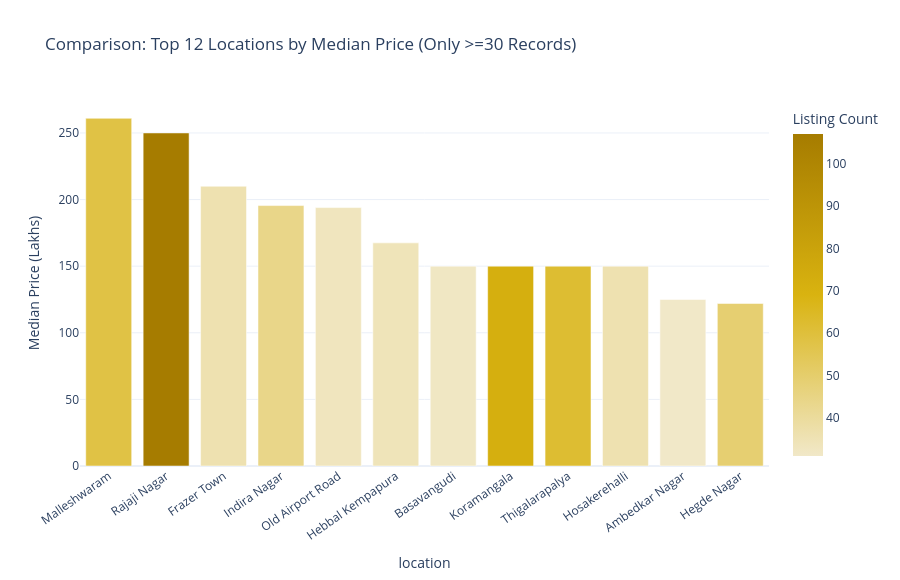

Notebook source saved alongside this figure:
### Markdown cell above
#### 2.4.2 Price and Locations

### Code cell
loc_cmp = eda_df.dropna(subset=['location', 'price']).copy()
loc_cmp = loc_cmp.groupby('location').agg(median_price=('price', 'median'), count=('price', 'size')).reset_index()
loc_cmp = loc_cmp[loc_cmp['count'] >= 30].sort_values('median_price', ascending=False).head(12)

fig = px.bar(
    loc_cmp,
    x='location',
    y='median_price',
    color='count',
    color_continuous_scale=['#F1E8C8', '#D9B310', '#A67C00'],
    title='Comparison: Top 12 Locations by Median Price (Only >=30 Records)',
    labels={'median_price': 'Median Price (Lakhs)', 'count': 'Listing Count'}
)
fig.update_layout(height=580, xaxis_tickangle=-35)
fig.show()

add_plot_interpretation(
    '- Restricting to locations with at least 30 records avoids unstable small-sample rankings.\n'
    '- The ranking reveals premium micro-markets and supports location-tier pricing strategy.\n'
    '- Combining median-price and listing-count helps balance profitability and market depth.'
)

### Figure 1 — Plotly figure (JSON) as saved in the notebook; plotly's stock layout.template omitted (floating-point values rounded to 4 significant figures)
{"data": [{"hovertemplate": "location=%{x}<br>Median Price (Lakhs)=%{y}<br>Listing Count=%{marker.color}<extra></extra>", "legendgroup": "", "marker": {"color": [58, 107, 36, 44, 33, 34, 32, 72, 62, 36, 31, 49], "coloraxis": "coloraxis", "pattern": {"shape": ""}}, "name": "", "orientation": "v", "showlegend": false, "textposition": "auto", "type": "bar", "x": ["Malleshwaram", "Rajaji Nagar", "Frazer Town", "Indira Nagar", "Old Airport Road", "Hebbal Kempapura", "Basavangudi", "Koramangala", "Thigalarapalya", "Hosakerehalli", "Ambedkar Nagar", "Hegde Nagar"], "xaxis": "x", "y": [261.0, 250.0, 210.0, 195.5, 194.0, 167.5, 150.0, 150.0, 150.0, 150.0, 125.0, 122.0], "yaxis": "y"}], "layout": {"barmode": "relative", "coloraxis": {"colorbar": {"title": {"text": "Listing Count"}}, "colorscale": [[0, "#F1E8C8"], [0.5, "#D9B310"], [1, "#A67C00"]]}, "height": 580, "legend": {"tracegroupgap": 0}, "title": {"text": "Comparison: Top 12 Locations by Median Price (Only >=30 Records)"}, "xaxis": {"anchor": "y", "domain": [0, 1], "tickangle": -35, "title": {"text": "location"}}, "yaxis": {"anchor": "x", "domain": [0, 1], "title": {"text": "Median Price (Lakhs)"}}}}
